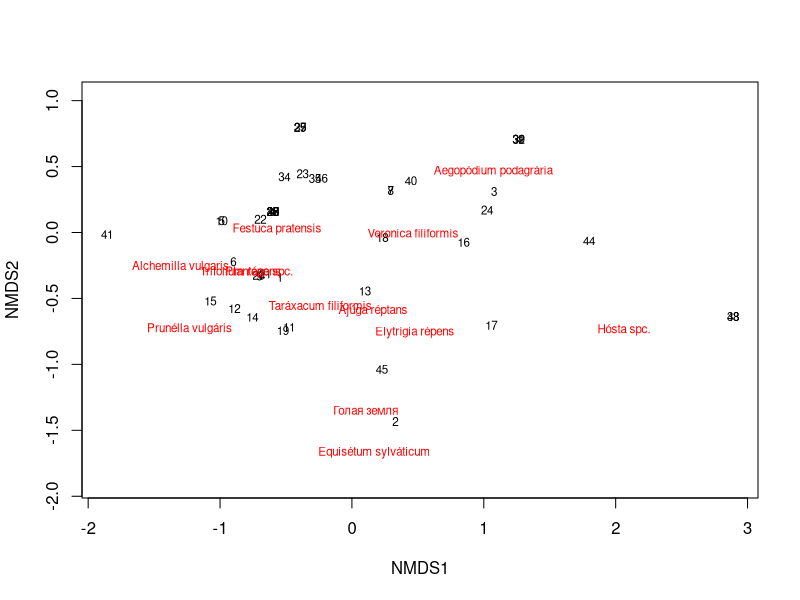
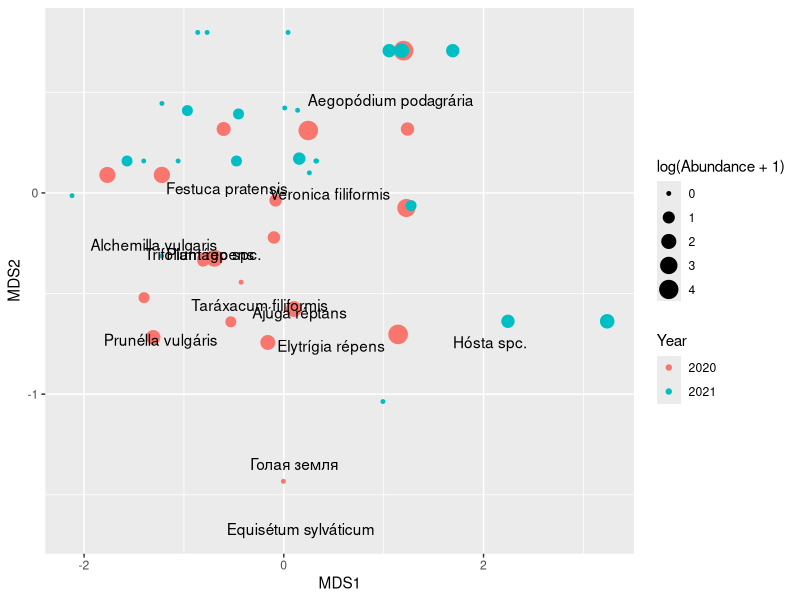
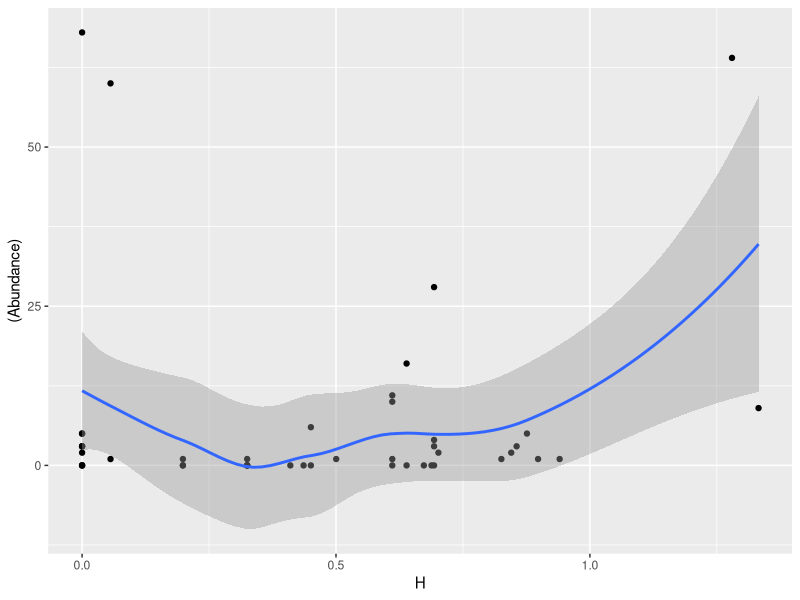
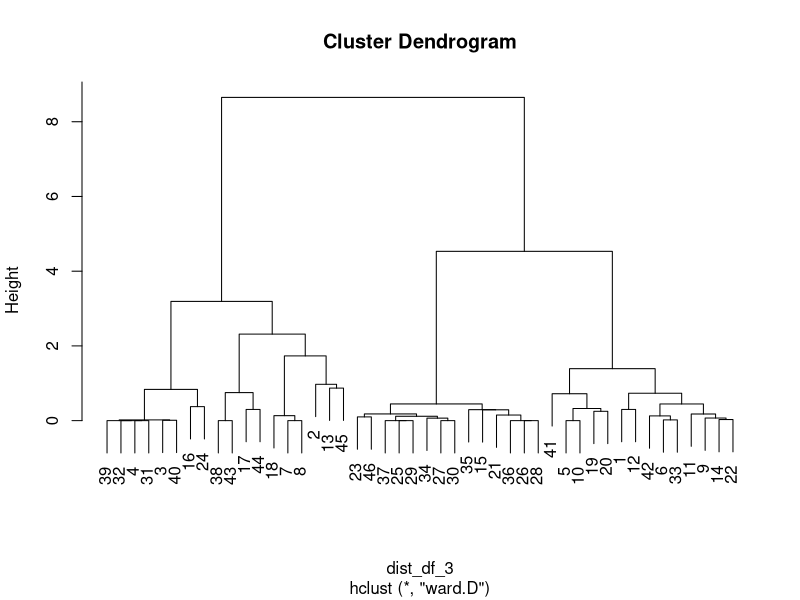

Reproduce these figures in R, in order. (Note: this script raises an error after producing the figures.)
library(dplyr)
library(reshape2)
library(vegan)
library(ggplot2)
library(readxl)



veg <- read_excel("Data/Tim_data.xlsx", sheet = "Фитоценоз 2020 2021")

snail <- read_excel("Data/Tim_data.xlsx", sheet = "Улитки 2020 2021")


df <-
  dcast(Sample ~ Species, data = veg, value.var = "Cover")


df[is.na(df)] <- 0


df_2 <- decostand(df[, -1], method = "rank")


mds_df <- metaMDS(df_2)

# mds_df <- rda(df_2)

plot(mds_df, type = "t")


MDS <- as.data.frame(mds_df$points)

MDS_sp <- as.data.frame(scores(mds_df)$species)


MDS$Sample <- df$Sample

MDS$Year <- as.factor(sub("_.*", "", MDS$Sample))

MDS <-
merge(MDS, snail)

ggplot(MDS, aes(MDS1, MDS2) ) +
  geom_point(aes(color = Year, size = log(Abundance+1) ), position = position_jitter(width = 1))+
  geom_text(data = MDS_sp, aes(x = NMDS1, y = NMDS2, label = rownames(MDS_sp)))

df_3 <- df %>% select(-`Голая земля`)
H <- data.frame(H = diversity(df_3[,-1]), Sample = df$Sample, index = "simpson")


H_snail <-
merge(H, snail)

ggplot(H_snail, aes(x = H, y = (Abundance) )) + geom_point() + geom_smooth()


dist_df_3 <- vegdist(df_3[, -1])

plot(hclust(dist_df_3, method = "ward.D"))

clusters <- hclust(dist_df_3, method = "ward.D")

df_3$cluster <- clusters$order

write.table(as.data.frame(df_3), "clipboard", sep = "\t")
